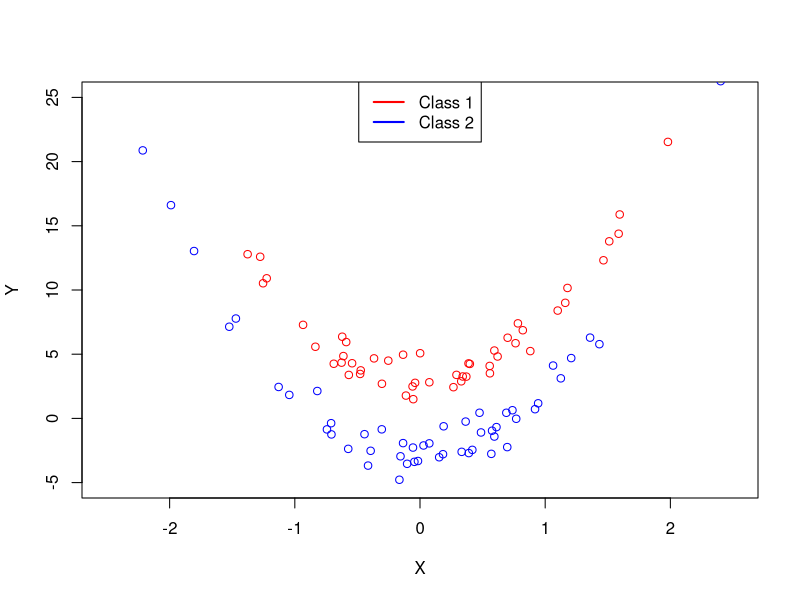
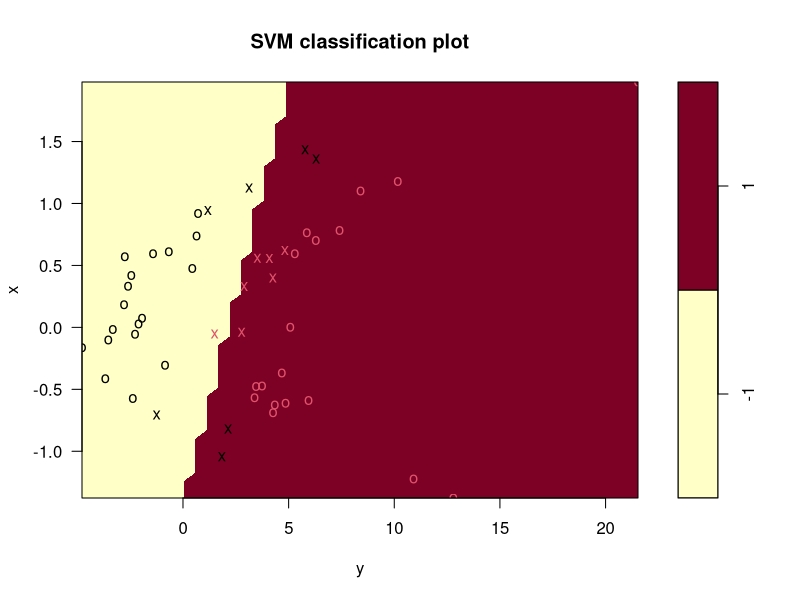
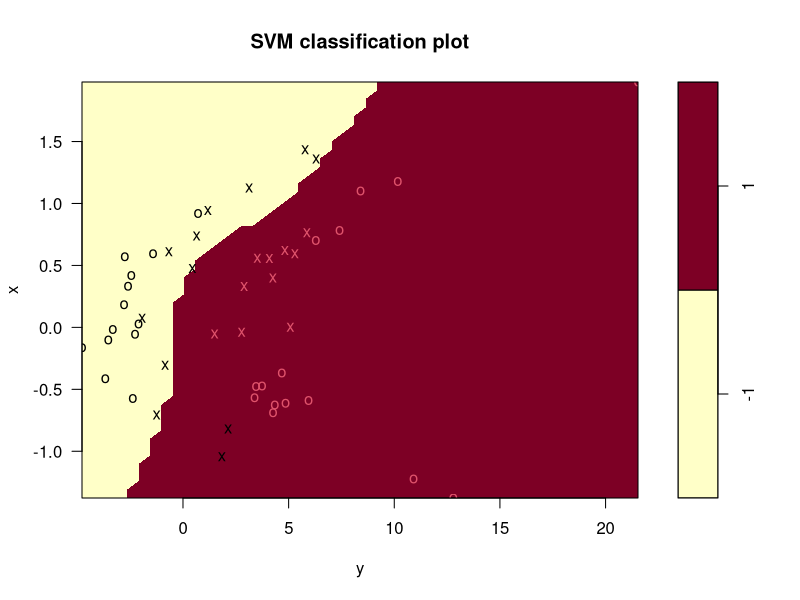
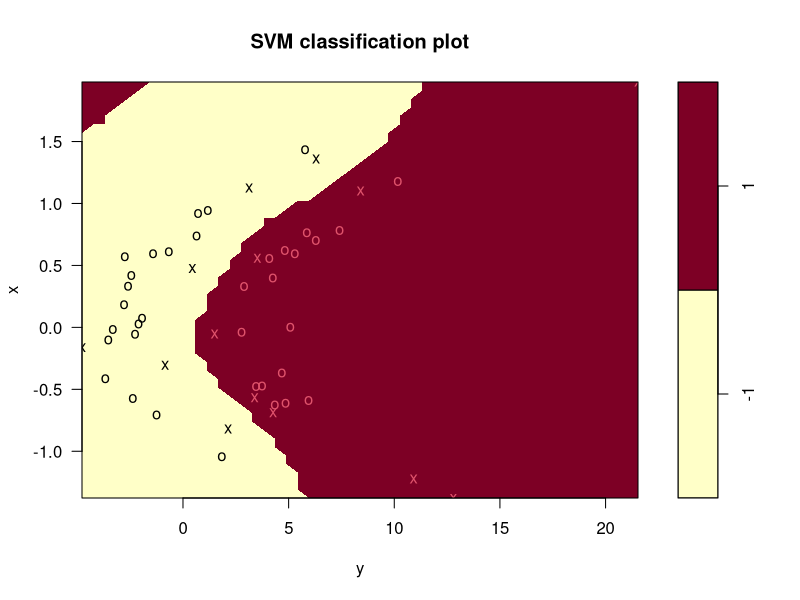
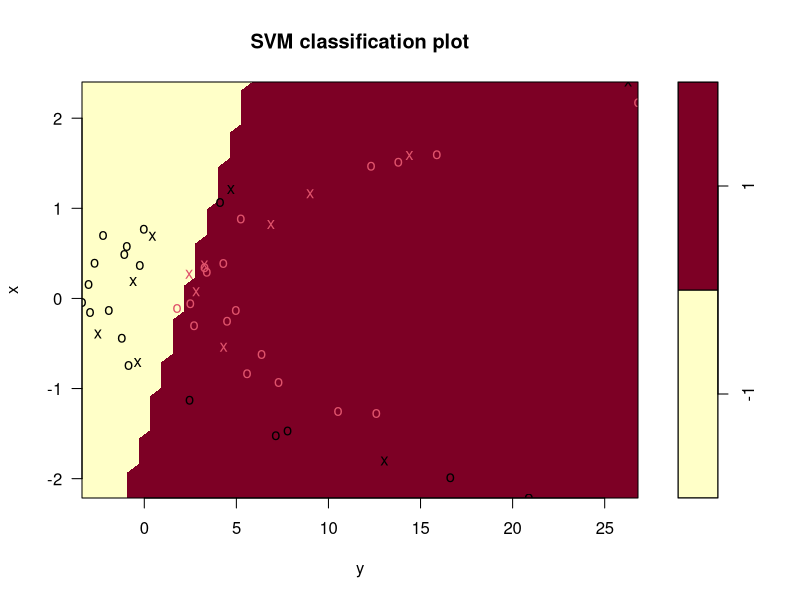
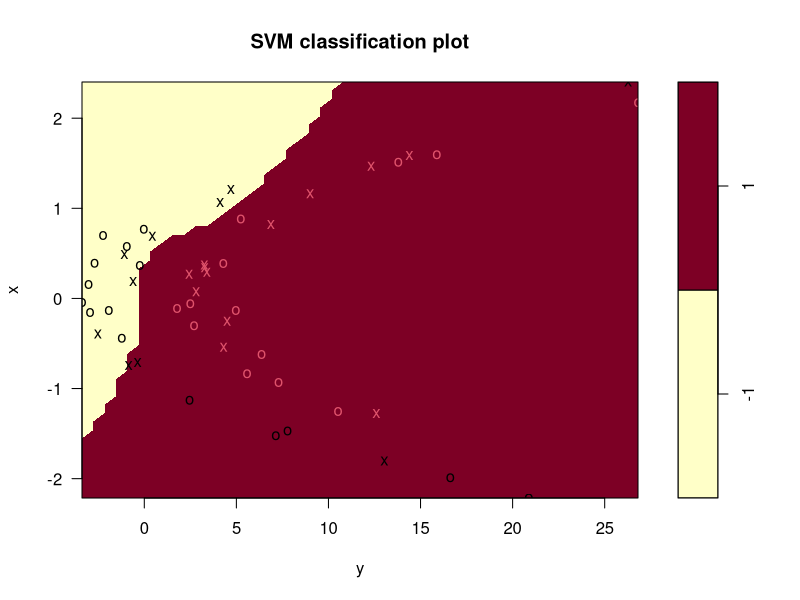
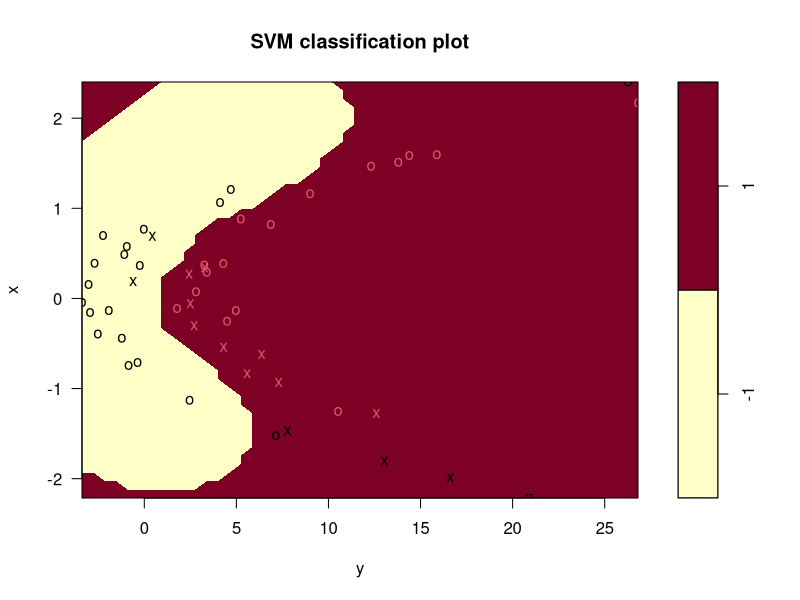

Reproduce these figures in R, in order.
## ---- chunk 1
#Remove all pre-existing variables
rm(list=ls())
#Load the e1071 library 
library(e1071)
#Set seed to ensure same random numbers are generated every time
set.seed(1)
## ---- chunk 2
#Create 100 random X values
x <- rnorm(100) 
#Create equation to produce 100 Y values from X
#Y is parabolic equation (x^2), therefore will have non-linear separation between classes
y <- 5*x^2+rnorm(100) 
#Randomly select 50 values between 1 and 100
#The 50 numbers will signal which Y values to be placed in Class 1
class1 <- sample(100, 50)
#Time to separate the data set into 2 separate groups
#For every Y value in Class 1, add 3
y[class1] <- y[class1]+3
#For every Y value not in Class 1, subtract 3
y[-class1] <- y[-class1]-3 
#Plot the X and Y values to show the separation between the 2 classes
plot(x[class1], y[class1], col="red", xlab="X", ylab="Y", xlim=c(-2.5, 2.5), ylim=c(-5, 25))
points(x[-class1], y[-class1], col="blue")
legend("top", legend=c("Class 1", "Class 2"), col=c("red", "blue"), lty=1, lwd=2, cex=1)
## ---- chunk 3
#Create Z component for every X and Y pair (preset all Z's equal to -1)
z <- rep(-1, 100)
#Change the Z values in Class 1 to equal 1
z[class1] <- 1 
#Create data frame with X, Y, and Z values to split into test/train sets
#Z variables to be factors (this will be what we try to predict)
data <- data.frame(x = x, y = y, z = as.factor(z)) 
#Produce random 50 values between 1 to 100 
#Will be used to select which rows go into the test & train data sets
dataSet <- sample(100, 50) 
#Save selected rows into the training data set
train <- data[dataSet, ] 
#Save the unselected rows into the testing data set
test <- data[-dataSet, ] 
## ---- chunk 4
linear <- svm(z~., data=train, kernel="linear", cost=10)
plot(linear, train)
table(linear$fitted, train$z)
## ---- chunk 5
#Default number of degrees is 3
poly <- svm(z~., data=train, kernel="polynomial", cost=10)
plot(poly, train)
table(poly$fitted, train$z)
## ---- chunk 6
radial <- svm(z~., data=train, kernel="radial", gamma=1, cost=10)
plot(radial, train)
table(radial$fitted, train$z)
## ---- chunk 7
#Support Vector Classifier
plot(linear, test)
table(predict(linear, test), test$z)
#Support Vector Machine with a Polynomial Kernel
plot(poly, test)
table(predict(poly, test), test$z)
#Support Vector Machine with a Radial Kernel
plot(radial, test)
table(predict(radial, test), test$z)
